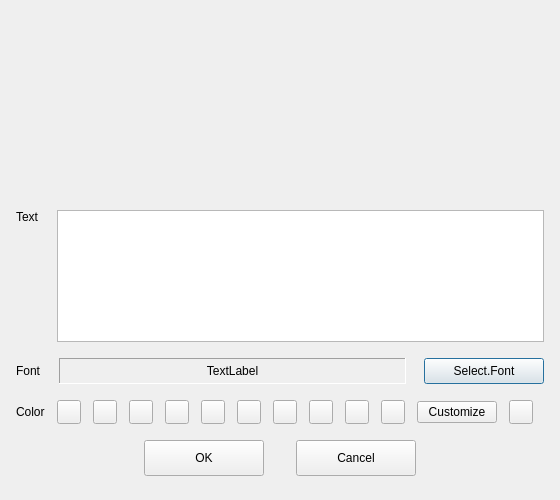
<?xml version="1.0" encoding="UTF-8"?>
<ui version="4.0">
 <class>XLAddTextDialog</class>
 <widget class="QDialog" name="XLAddTextDialog">
  <property name="geometry">
   <rect>
    <x>0</x>
    <y>0</y>
    <width>560</width>
    <height>500</height>
   </rect>
  </property>
  <property name="minimumSize">
   <size>
    <width>560</width>
    <height>500</height>
   </size>
  </property>
  <property name="maximumSize">
   <size>
    <width>560</width>
    <height>500</height>
   </size>
  </property>
  <property name="windowTitle">
   <string>Dialog</string>
  </property>
  <layout class="QVBoxLayout" name="verticalLayout">
   <property name="spacing">
    <number>16</number>
   </property>
   <property name="leftMargin">
    <number>16</number>
   </property>
   <property name="topMargin">
    <number>16</number>
   </property>
   <property name="rightMargin">
    <number>16</number>
   </property>
   <property name="bottomMargin">
    <number>24</number>
   </property>
   <item>
    <widget class="OBSQTDisplay" name="preview" native="true">
     <property name="sizePolicy">
      <sizepolicy hsizetype="Preferred" vsizetype="Expanding">
       <horstretch>0</horstretch>
       <verstretch>0</verstretch>
      </sizepolicy>
     </property>
    </widget>
   </item>
   <item>
    <widget class="QWidget" name="textPanel" native="true">
     <property name="sizePolicy">
      <sizepolicy hsizetype="Preferred" vsizetype="Fixed">
       <horstretch>0</horstretch>
       <verstretch>0</verstretch>
      </sizepolicy>
     </property>
     <layout class="QHBoxLayout" name="horizontalLayout_4">
      <property name="spacing">
       <number>18</number>
      </property>
      <property name="leftMargin">
       <number>0</number>
      </property>
      <property name="topMargin">
       <number>0</number>
      </property>
      <property name="rightMargin">
       <number>0</number>
      </property>
      <property name="bottomMargin">
       <number>0</number>
      </property>
      <item alignment="Qt::AlignTop">
       <widget class="QLabel" name="textLabel">
        <property name="text">
         <string>Text</string>
        </property>
       </widget>
      </item>
      <item>
       <widget class="QTextEdit" name="textEdit">
        <property name="minimumSize">
         <size>
          <width>0</width>
          <height>132</height>
         </size>
        </property>
        <property name="maximumSize">
         <size>
          <width>16777215</width>
          <height>132</height>
         </size>
        </property>
        <property name="horizontalScrollBarPolicy">
         <enum>Qt::ScrollBarAlwaysOff</enum>
        </property>
       </widget>
      </item>
     </layout>
    </widget>
   </item>
   <item>
    <widget class="QWidget" name="fontPanel" native="true">
     <layout class="QHBoxLayout" name="horizontalLayout_3">
      <property name="spacing">
       <number>18</number>
      </property>
      <property name="leftMargin">
       <number>0</number>
      </property>
      <property name="topMargin">
       <number>0</number>
      </property>
      <property name="rightMargin">
       <number>0</number>
      </property>
      <property name="bottomMargin">
       <number>0</number>
      </property>
      <item>
       <widget class="QLabel" name="fontLabel">
        <property name="text">
         <string>Font</string>
        </property>
       </widget>
      </item>
      <item>
       <widget class="QLabel" name="fontNameLabel">
        <property name="sizePolicy">
         <sizepolicy hsizetype="Expanding" vsizetype="Minimum">
          <horstretch>0</horstretch>
          <verstretch>0</verstretch>
         </sizepolicy>
        </property>
        <property name="minimumSize">
         <size>
          <width>0</width>
          <height>26</height>
         </size>
        </property>
        <property name="frameShape">
         <enum>QFrame::Panel</enum>
        </property>
        <property name="frameShadow">
         <enum>QFrame::Sunken</enum>
        </property>
        <property name="text">
         <string>TextLabel</string>
        </property>
        <property name="alignment">
         <set>Qt::AlignCenter</set>
        </property>
       </widget>
      </item>
      <item>
       <widget class="QPushButton" name="selectFontButton">
        <property name="sizePolicy">
         <sizepolicy hsizetype="Preferred" vsizetype="Preferred">
          <horstretch>0</horstretch>
          <verstretch>0</verstretch>
         </sizepolicy>
        </property>
        <property name="minimumSize">
         <size>
          <width>120</width>
          <height>0</height>
         </size>
        </property>
        <property name="text">
         <string>Select.Font</string>
        </property>
       </widget>
      </item>
     </layout>
    </widget>
   </item>
   <item>
    <widget class="QWidget" name="colorPanel" native="true">
     <layout class="QHBoxLayout" name="horizontalLayout_2">
      <property name="spacing">
       <number>12</number>
      </property>
      <property name="leftMargin">
       <number>0</number>
      </property>
      <property name="topMargin">
       <number>0</number>
      </property>
      <property name="rightMargin">
       <number>0</number>
      </property>
      <property name="bottomMargin">
       <number>0</number>
      </property>
      <item>
       <widget class="QLabel" name="colorLabel">
        <property name="sizePolicy">
         <sizepolicy hsizetype="Fixed" vsizetype="Preferred">
          <horstretch>0</horstretch>
          <verstretch>0</verstretch>
         </sizepolicy>
        </property>
        <property name="text">
         <string>Color</string>
        </property>
        <property name="indent">
         <number>0</number>
        </property>
       </widget>
      </item>
      <item>
       <widget class="QWidget" name="widget_2" native="true">
        <property name="sizePolicy">
         <sizepolicy hsizetype="Preferred" vsizetype="Preferred">
          <horstretch>0</horstretch>
          <verstretch>0</verstretch>
         </sizepolicy>
        </property>
        <layout class="QHBoxLayout" name="horizontalLayout_5">
         <property name="spacing">
          <number>12</number>
         </property>
         <property name="leftMargin">
          <number>0</number>
         </property>
         <property name="topMargin">
          <number>0</number>
         </property>
         <property name="rightMargin">
          <number>0</number>
         </property>
         <property name="bottomMargin">
          <number>0</number>
         </property>
         <item alignment="Qt::AlignVCenter">
          <widget class="QPushButton" name="colorButton1">
           <property name="sizePolicy">
            <sizepolicy hsizetype="Fixed" vsizetype="Fixed">
             <horstretch>0</horstretch>
             <verstretch>0</verstretch>
            </sizepolicy>
           </property>
           <property name="minimumSize">
            <size>
             <width>24</width>
             <height>24</height>
            </size>
           </property>
           <property name="maximumSize">
            <size>
             <width>24</width>
             <height>24</height>
            </size>
           </property>
           <property name="text">
            <string/>
           </property>
           <property name="checkable">
            <bool>true</bool>
           </property>
          </widget>
         </item>
         <item alignment="Qt::AlignVCenter">
          <widget class="QPushButton" name="colorButton2">
           <property name="sizePolicy">
            <sizepolicy hsizetype="Fixed" vsizetype="Fixed">
             <horstretch>0</horstretch>
             <verstretch>0</verstretch>
            </sizepolicy>
           </property>
           <property name="minimumSize">
            <size>
             <width>24</width>
             <height>24</height>
            </size>
           </property>
           <property name="maximumSize">
            <size>
             <width>24</width>
             <height>24</height>
            </size>
           </property>
           <property name="text">
            <string/>
           </property>
           <property name="checkable">
            <bool>true</bool>
           </property>
          </widget>
         </item>
         <item alignment="Qt::AlignVCenter">
          <widget class="QPushButton" name="colorButton3">
           <property name="sizePolicy">
            <sizepolicy hsizetype="Fixed" vsizetype="Fixed">
             <horstretch>0</horstretch>
             <verstretch>0</verstretch>
            </sizepolicy>
           </property>
           <property name="minimumSize">
            <size>
             <width>24</width>
             <height>24</height>
            </size>
           </property>
           <property name="maximumSize">
            <size>
             <width>24</width>
             <height>24</height>
            </size>
           </property>
           <property name="text">
            <string/>
           </property>
           <property name="checkable">
            <bool>true</bool>
           </property>
          </widget>
         </item>
         <item alignment="Qt::AlignVCenter">
          <widget class="QPushButton" name="colorButton4">
           <property name="sizePolicy">
            <sizepolicy hsizetype="Fixed" vsizetype="Fixed">
             <horstretch>0</horstretch>
             <verstretch>0</verstretch>
            </sizepolicy>
           </property>
           <property name="minimumSize">
            <size>
             <width>24</width>
             <height>24</height>
            </size>
           </property>
           <property name="maximumSize">
            <size>
             <width>24</width>
             <height>24</height>
            </size>
           </property>
           <property name="text">
            <string/>
           </property>
           <property name="checkable">
            <bool>true</bool>
           </property>
          </widget>
         </item>
         <item>
          <widget class="QPushButton" name="colorButton5">
           <property name="sizePolicy">
            <sizepolicy hsizetype="Fixed" vsizetype="Fixed">
             <horstretch>0</horstretch>
             <verstretch>0</verstretch>
            </sizepolicy>
           </property>
           <property name="minimumSize">
            <size>
             <width>24</width>
             <height>24</height>
            </size>
           </property>
           <property name="maximumSize">
            <size>
             <width>24</width>
             <height>24</height>
            </size>
           </property>
           <property name="text">
            <string/>
           </property>
           <property name="checkable">
            <bool>true</bool>
           </property>
          </widget>
         </item>
         <item>
          <widget class="QPushButton" name="colorButton6">
           <property name="sizePolicy">
            <sizepolicy hsizetype="Fixed" vsizetype="Fixed">
             <horstretch>0</horstretch>
             <verstretch>0</verstretch>
            </sizepolicy>
           </property>
           <property name="minimumSize">
            <size>
             <width>24</width>
             <height>24</height>
            </size>
           </property>
           <property name="maximumSize">
            <size>
             <width>24</width>
             <height>24</height>
            </size>
           </property>
           <property name="text">
            <string/>
           </property>
           <property name="checkable">
            <bool>true</bool>
           </property>
          </widget>
         </item>
         <item>
          <widget class="QPushButton" name="colorButton7">
           <property name="sizePolicy">
            <sizepolicy hsizetype="Fixed" vsizetype="Fixed">
             <horstretch>0</horstretch>
             <verstretch>0</verstretch>
            </sizepolicy>
           </property>
           <property name="minimumSize">
            <size>
             <width>24</width>
             <height>24</height>
            </size>
           </property>
           <property name="maximumSize">
            <size>
             <width>24</width>
             <height>24</height>
            </size>
           </property>
           <property name="text">
            <string/>
           </property>
           <property name="checkable">
            <bool>true</bool>
           </property>
          </widget>
         </item>
         <item>
          <widget class="QPushButton" name="colorButton8">
           <property name="sizePolicy">
            <sizepolicy hsizetype="Fixed" vsizetype="Fixed">
             <horstretch>0</horstretch>
             <verstretch>0</verstretch>
            </sizepolicy>
           </property>
           <property name="minimumSize">
            <size>
             <width>24</width>
             <height>24</height>
            </size>
           </property>
           <property name="maximumSize">
            <size>
             <width>24</width>
             <height>24</height>
            </size>
           </property>
           <property name="text">
            <string/>
           </property>
           <property name="checkable">
            <bool>true</bool>
           </property>
          </widget>
         </item>
         <item>
          <widget class="QPushButton" name="colorButton9">
           <property name="sizePolicy">
            <sizepolicy hsizetype="Fixed" vsizetype="Fixed">
             <horstretch>0</horstretch>
             <verstretch>0</verstretch>
            </sizepolicy>
           </property>
           <property name="minimumSize">
            <size>
             <width>24</width>
             <height>24</height>
            </size>
           </property>
           <property name="maximumSize">
            <size>
             <width>24</width>
             <height>24</height>
            </size>
           </property>
           <property name="text">
            <string/>
           </property>
           <property name="checkable">
            <bool>true</bool>
           </property>
          </widget>
         </item>
         <item>
          <widget class="QPushButton" name="colorButton10">
           <property name="sizePolicy">
            <sizepolicy hsizetype="Fixed" vsizetype="Fixed">
             <horstretch>0</horstretch>
             <verstretch>0</verstretch>
            </sizepolicy>
           </property>
           <property name="minimumSize">
            <size>
             <width>24</width>
             <height>24</height>
            </size>
           </property>
           <property name="maximumSize">
            <size>
             <width>24</width>
             <height>24</height>
            </size>
           </property>
           <property name="text">
            <string/>
           </property>
           <property name="checkable">
            <bool>true</bool>
           </property>
          </widget>
         </item>
         <item>
          <widget class="QPushButton" name="customizeButton">
           <property name="sizePolicy">
            <sizepolicy hsizetype="Fixed" vsizetype="Fixed">
             <horstretch>0</horstretch>
             <verstretch>0</verstretch>
            </sizepolicy>
           </property>
           <property name="text">
            <string>Customize</string>
           </property>
          </widget>
         </item>
         <item>
          <widget class="QPushButton" name="customColorButton">
           <property name="minimumSize">
            <size>
             <width>24</width>
             <height>24</height>
            </size>
           </property>
           <property name="maximumSize">
            <size>
             <width>24</width>
             <height>24</height>
            </size>
           </property>
           <property name="autoFillBackground">
            <bool>true</bool>
           </property>
           <property name="text">
            <string/>
           </property>
           <property name="checkable">
            <bool>true</bool>
           </property>
          </widget>
         </item>
        </layout>
       </widget>
      </item>
     </layout>
    </widget>
   </item>
   <item alignment="Qt::AlignHCenter">
    <widget class="QWidget" name="buttonBar" native="true">
     <property name="sizePolicy">
      <sizepolicy hsizetype="Fixed" vsizetype="Preferred">
       <horstretch>0</horstretch>
       <verstretch>0</verstretch>
      </sizepolicy>
     </property>
     <layout class="QHBoxLayout" name="horizontalLayout">
      <property name="spacing">
       <number>32</number>
      </property>
      <property name="leftMargin">
       <number>0</number>
      </property>
      <property name="topMargin">
       <number>0</number>
      </property>
      <property name="rightMargin">
       <number>0</number>
      </property>
      <property name="bottomMargin">
       <number>0</number>
      </property>
      <item>
       <widget class="QPushButton" name="yesButton">
        <property name="minimumSize">
         <size>
          <width>120</width>
          <height>36</height>
         </size>
        </property>
        <property name="maximumSize">
         <size>
          <width>120</width>
          <height>36</height>
         </size>
        </property>
        <property name="text">
         <string>OK</string>
        </property>
       </widget>
      </item>
      <item>
       <widget class="QPushButton" name="noButton">
        <property name="minimumSize">
         <size>
          <width>120</width>
          <height>36</height>
         </size>
        </property>
        <property name="maximumSize">
         <size>
          <width>120</width>
          <height>36</height>
         </size>
        </property>
        <property name="text">
         <string>Cancel</string>
        </property>
       </widget>
      </item>
     </layout>
    </widget>
   </item>
  </layout>
 </widget>
 <customwidgets>
  <customwidget>
   <class>OBSQTDisplay</class>
   <extends>QWidget</extends>
   <header>qt-display.hpp</header>
   <container>1</container>
  </customwidget>
 </customwidgets>
 <resources/>
 <connections/>
</ui>
